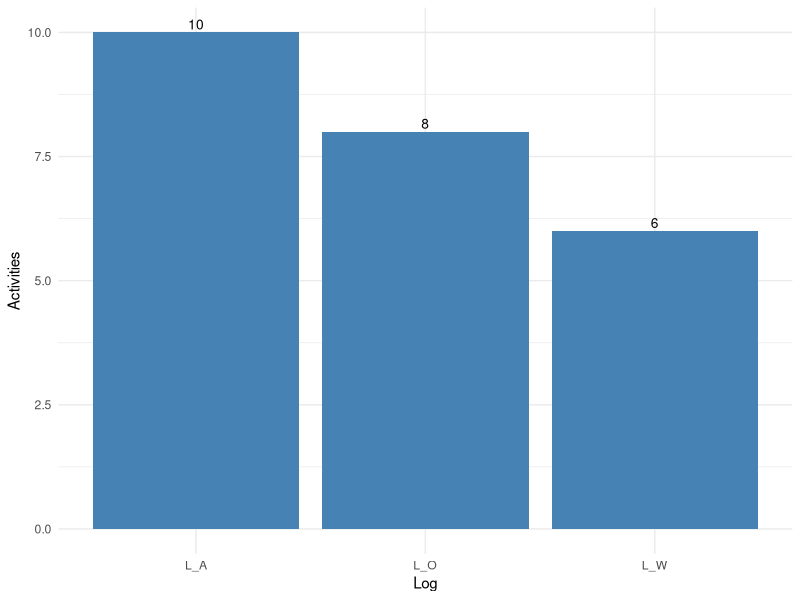
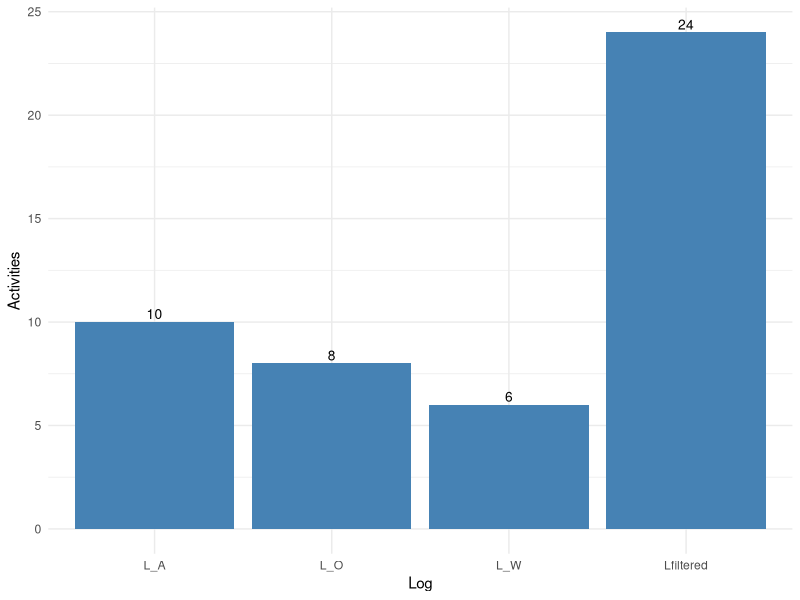

These charts were generated, in order, by the following R code:
library(ggplot2)
library(mvtnorm)
library(MASS)
library(dplyr)
library(tidyr)
library(gridExtra)
library(car)
library(datasets)

# 
# # Create a, b, c, d variables
# a <- c(10,20,30,40)
# b <- c('book', 'pen', 'textbook', 'pencil_case')
# c <- c(TRUE,FALSE,TRUE,FALSE)
# d <- c(2.5, 8, 10, 7)
# # Join the variables to create a data frame
# df <- data.frame(a,b,c,d)
# df

# generate a dataframe such that
# each column represents the attributes
# and each row represents corresponding event logs
# the row order is L_filtered, L_A, L_W, and L_O

num_case = c(28976, 28976, 28976)
num_variant = c(88, 197, 815)
num_events = c(220481, 137037, 178612)
num_avg_event = c(7.61, 4.73, 6.16)
num_activity = c(10, 6, 8)

log_names = c("L_A", "L_W", "L_O")

df <- data.frame(log_names,
                 num_case,
                 num_variant,
                 num_events,
                 num_avg_event,
                 num_activity)

colnames(df) <- c('Log' ,'Cases','Variants','Events', 'Avg.Events', 'Activities')



#df$Log <- factor(df$Log, levels = df$Log)

ggplot(df,aes(Log,Activities))+
  geom_bar(stat="identity", fill="steelblue")  + 
  labs(x="Log", y="Activities") +
  geom_text(aes(label=Activities), vjust=-0.3,  size=3.5)+
  theme_minimal()


num_case = c(28976, 28976, 28976, 28976)
num_variant = c(6489, 88, 815, 1732)
num_events = c(574638, 220481, 178612, 175545)
num_avg_event = c(19.83, 7.61, 6.16, 6.06)
num_activity = c(24, 10, 8, 6)

log_names = c("Lfiltered", "L_A", "L_O", "L_W")

df <- data.frame(log_names,
                 num_case,
                 num_variant,
                 num_events,
                 num_avg_event,
                 num_activity)

colnames(df) <- c('Log' ,'Cases','Variants','Events', 'Avg.Events', 'Activities')



#df$Log <- factor(df$Log, levels = df$Log)

ggplot(df,aes(Log,Activities))+
  geom_bar(stat="identity", fill="steelblue")  + 
  labs(x="Log", y="Activities") +
  geom_text(aes(label=Activities), vjust=-0.3,  size=3.5)+
  theme_minimal()

